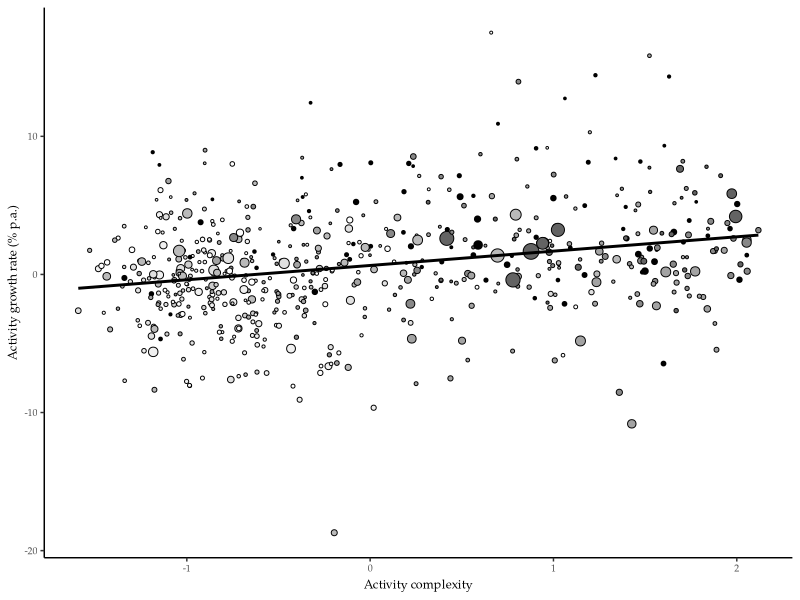
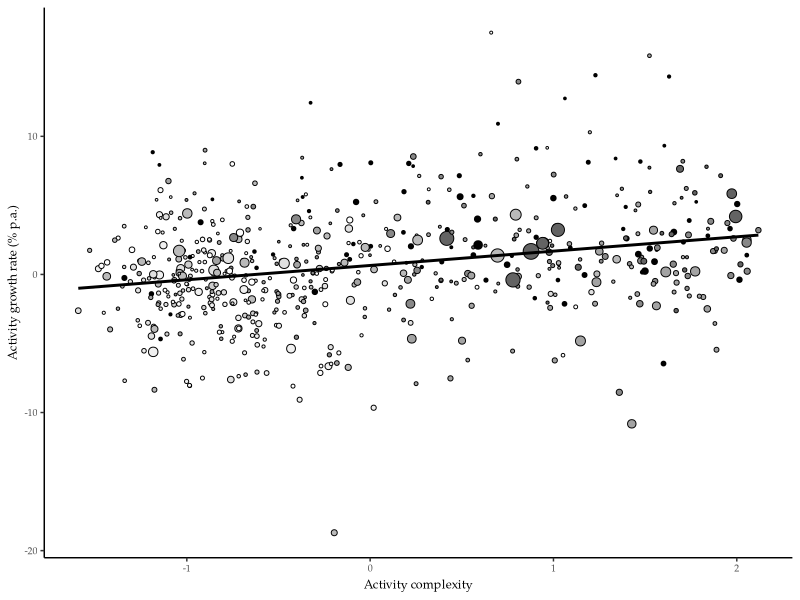

These charts were generated, in order, by the following R code: (Note: this script raises an error after producing the figures.)
# COMPLEXITY-GROWTH.R
#
# This script plots annualised decadal growth in activity employment against 
# lagged activity complexity.
#
# Ben Davies
# September 2018


## INITIALISATION

# Load packages
library(dplyr)
library(ggplot2)
library(readr)

# Import activity attributes
activities <- read_csv("data/observations/activities.csv")

# Import lookups
occupations <- read_csv("data/lookups/occupations.csv")


## PLOT

# Generate plot data
data <- activities %>%
  filter(act != "XX.0", year %in% c(1981, 1991, 2001, 2013)) %>%
  group_by(act) %>%
  mutate(growth_rate = 100 * ((act_size / lag(act_size)) ^ (1 / (year - lag(year))) - 1),
         act_complexity_L1 = lag(act_complexity),
         act_size_L1 = lag(act_size)) %>%
  ungroup() %>%
  filter(year > 1981)

# Generate plot
data %>%
  left_join(occupations) %>%
  ggplot(aes(act_complexity_L1, growth_rate)) +
  geom_point(aes(fill = occ_colour, shape = 21), size = 5 * sqrt(data$act_size_L1 / max(data$act_size_L1))) +
  geom_smooth(method = "lm", col = "black", se = FALSE) +
  labs(x = "Activity complexity", y = "Activity growth rate (% p.a.)") +
  scale_fill_identity() +
  scale_shape_identity() +
  scale_size_identity() +
  theme_classic() +
  theme(legend.position = "none",
        text = element_text(family = "Palatino", size = 9))
ggsave("figures/complexity-growth.pdf", width = 4.5, height = 3)
embedFonts("figures/complexity-growth.pdf")

# Compute slope of best linear fit
lm(growth_rate ~ scale(act_complexity_L1), data = data) %>% summary()
